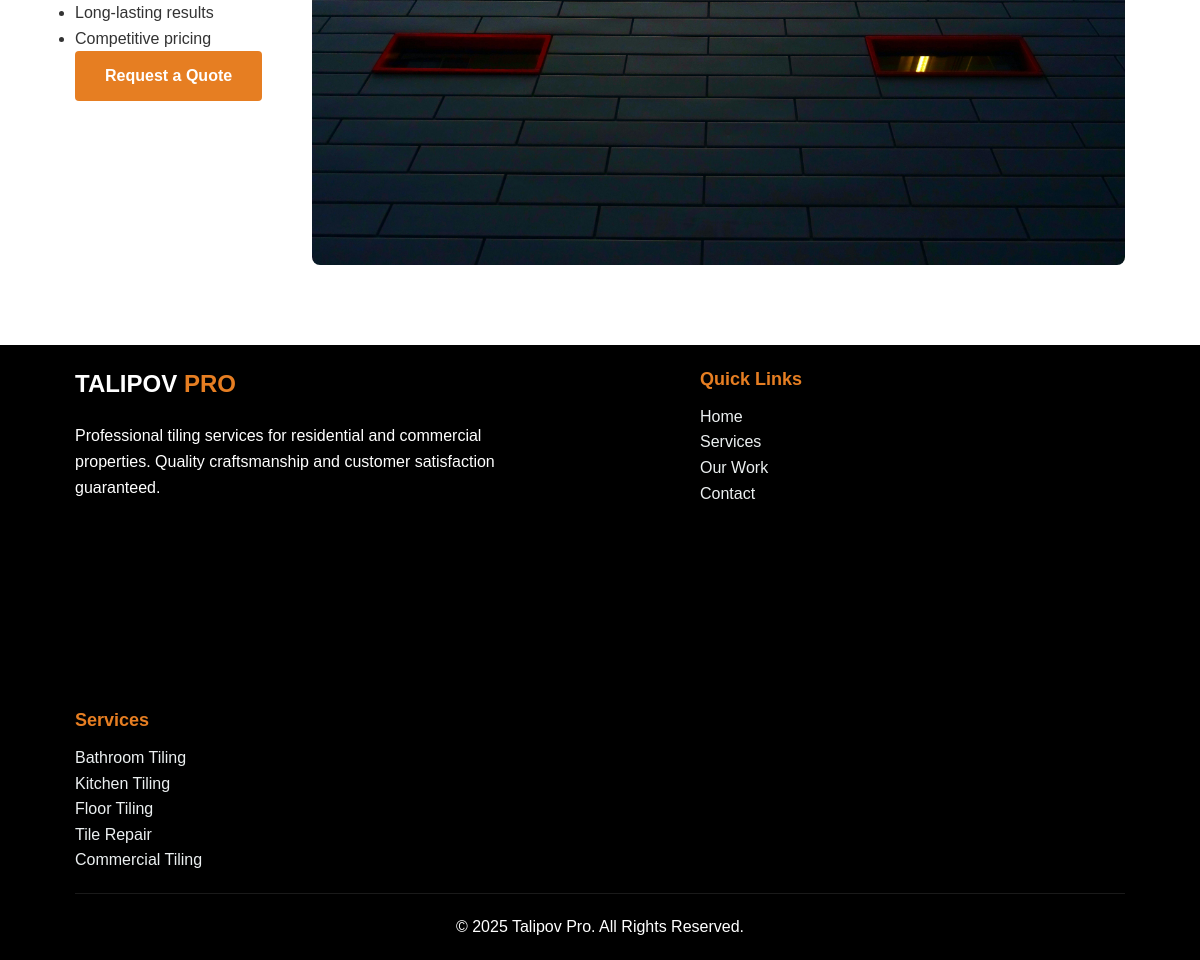
/services/ (lower part), run on an earlier commit of the app's database.
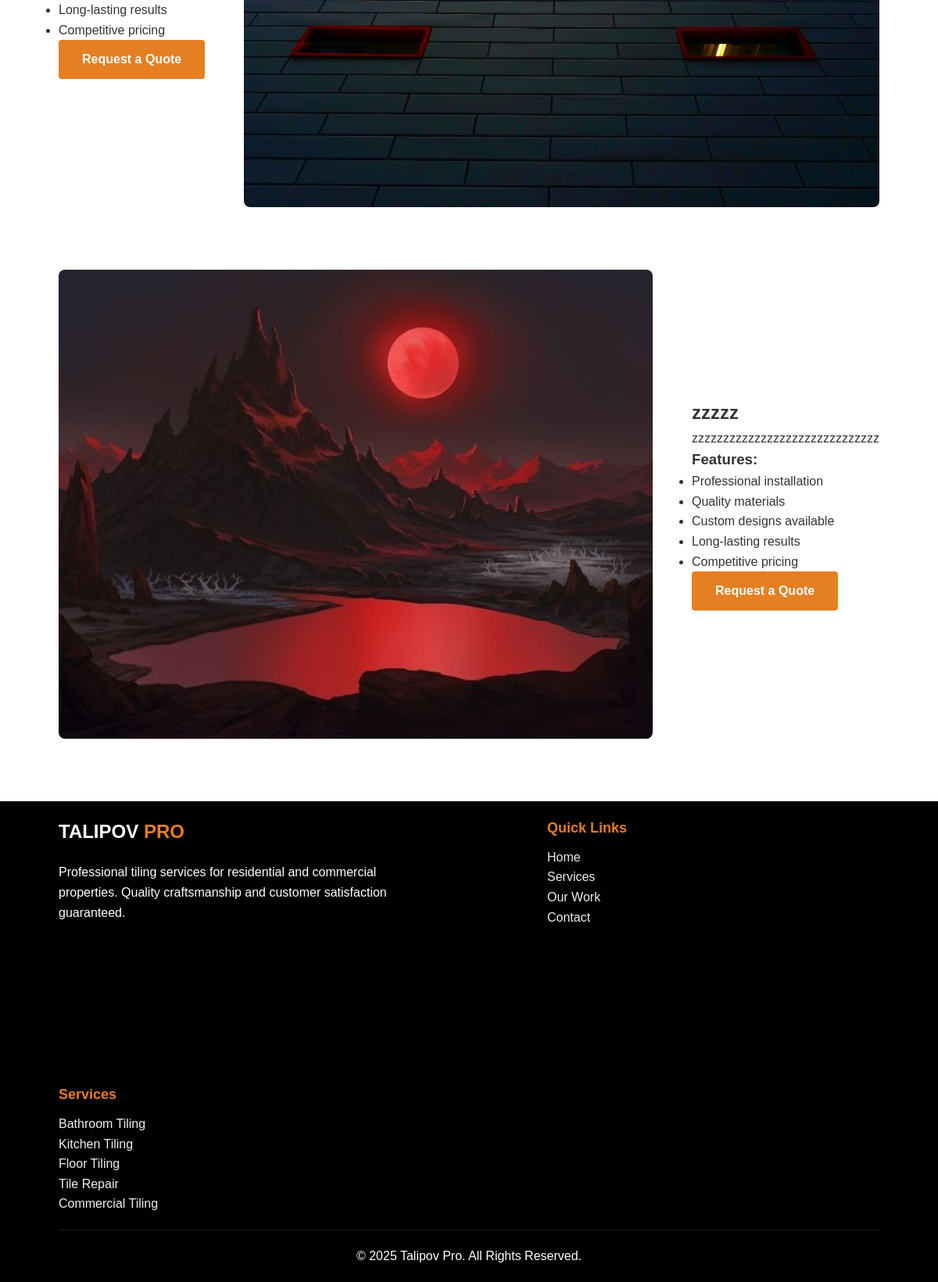
And on a later commit of the database.
### tiler_app/models.py (models this page shows, shortened)
class Service(models.Model):
    title = models.CharField(max_length=100)
    description = models.TextField(blank=True)
    image = models.ImageField(upload_to='services/', blank=True, null=True)
    icon = models.CharField(max_length=100, blank=True)

### tiler_app/views.py (the view)
# urls.py: path('services/', views.services, name='services'),
def services(request):
    services = Service.objects.all()
    return render(request, 'tiler_app/services.html', {'services': services})

### tiler_app/templates/tiler_app/services.html (shortened to what this page needs)
{% extends 'base.html' %}
{% load static %}
{% block content %}
    <section class="services-list">
        <div class="container">
            {% for service in services %}
            <div class="service-item">
                {% if service.image %}
                <div class="service-image">
                    <img src="{{ service.image.url }}" alt="{{ service.title }}">
                </div>
                {% endif %}
                <div class="service-content">
                    <h2>{{ service.title }}</h2>
                    <p>{{ service.description }}</p>
                    {% if service.title == "Bathroom Tiling" %}
                    <div class="service-features">
                        <h3>Features:</h3>
                        <ul>
                            <li>Waterproof installation for wet areas</li>
                            <li>Custom patterns and designs</li>
                            <li>Grout sealing for longevity</li>
                            <li>Shower niches and custom shelving</li>
                            <li>Floor-to-ceiling tiling options</li>
                        </ul>
                    </div>
                    {% elif service.title == "Kitchen Tiling" %}
                    <div class="service-features">
                        <h3>Features:</h3>
                        <ul>
                            <li>Heat-resistant options for backsplashes</li>
                            <li>Easy-clean surfaces for busy kitchens</li>
                            <li>Decorative borders and feature tiles</li>
                            <li>Countertop tiling options</li>
                            <li>Coordinated floor and wall designs</li>
                        </ul>
                    </div>
                    {% else %}
                    <div class="service-features">
                        <h3>Features:</h3>
                        <ul>
                            <li>Professional installation</li>
                            <li>Quality materials</li>
                            <li>Custom designs available</li>
                            <li>Long-lasting results</li>
                            <li>Competitive pricing</li>
                        </ul>
                    </div>
                    {% endif %}
                    <a href="{% url 'contact' %}" class="btn btn-primary">Request a Quote</a>
                </div>
            </div>
            {% endfor %}
        </div>
    </section>
{% endblock %}

What changed in the data, as far as the page shows it:
added Service: image (picture), title "zzzzz", description "zzzzzzzzzzzzzzzzzzzzzzzzzzzzzz", shows "Features:"
